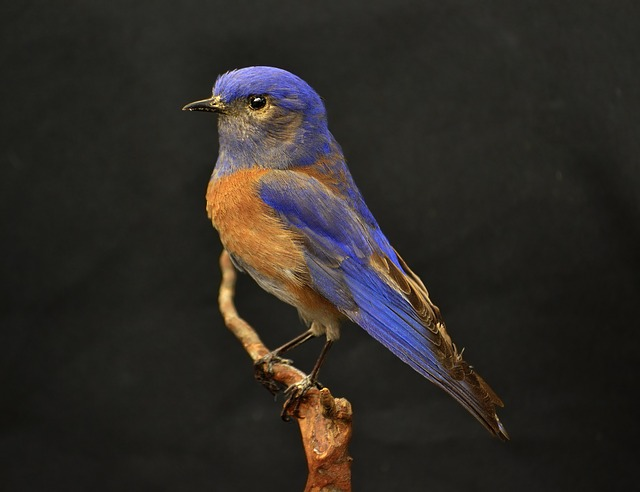
#> input picture assignment1/images/bird.jpg, 640 x 492 px
$ python ex2.py   (older library calls are emulated)
#> lines starting #> are read from the running program, lines starting #| are printed output that depends on the picture; after the words box and inside, x2 and y2 are one past the last pixel; in counts of white or black regions, pixels touching at a corner belong together
### UZ_utils.py
#! "d:/FRI/3_letnik/ai/uz/Scripts/python.exe"

"""
Before the first run, you need to have all necessary Python packages installed. For
that we highly recommend firstly creating Virtual Environment, to have your
development environment seperated from other projects (https://docs.python.org/3/tutorial/venv.html).

In system terminal then run: "pip install numpy opencv-python matplotlib Pillow"
"""

import numpy as np
import cv2
from matplotlib import pyplot as plt
from PIL import Image


# [27 lines left out: functions imread, imread_cv2, imread_gray, not called in this run]

def imread_gray_cv2(path):
#> called with path = './images/bird.jpg'
    I = cv2.imread(path, cv2.IMREAD_GRAYSCALE)
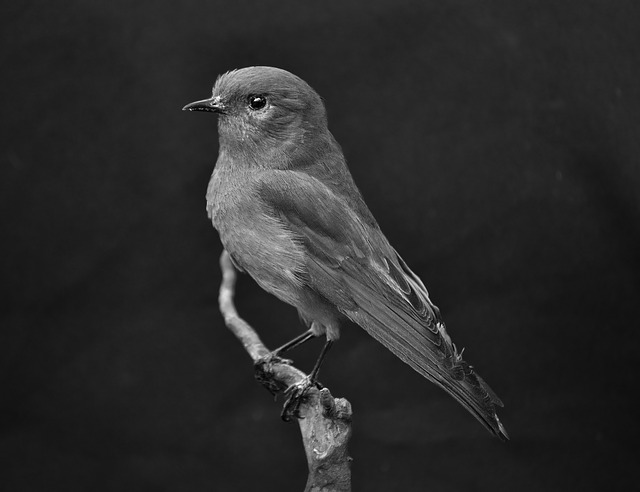
#> I: shape (492, 640); min 0, max 255, mean 42.8
    I = np.asarray(I)
    # I = I.astype(np.float64) / 255
    I = I.astype(np.float64)
    return I


def imshow(img:np.ndarray, plot=None, title=None, cbar=True, c_map=None) -> None:
    """
    Shows an image. Image can be of types:
    - type uint8, in range [0, 255]
    - type float, in range [0, 1]
    """

    if plot is not None:
        plt.subplot(plot[0], plot[1], plot[2])

    if len(img.shape) == 3:
        plt.imshow(img)  # if type of data is "float", then values have to be in [0, 1]
    else:
        plt.imshow(img, cmap="gray")
        #plt.set_cmap('gray')  # also "hot", "nipy_spectral"
        if cbar is None or cbar == True:
            plt.colorbar()

    if title is not None:
        plt.title(title)

    if c_map is not None:
        plt.set_cmap(c_map)

    # plt.show()


# [24 lines left out: functions signal_show, convolve, not called in this run]


# [25 lines that do not run on import are left out]

### assignment1/ex2.py
#! "D:/FRI/3_letnik/ai/uz/Scripts/python.exe"

from UZ_utils import *
import numpy as np
import cv2
from matplotlib import pyplot as plt

def convert2grayscale(I:np.ndarray) -> np.ndarray:
    h, w, c = I.shape
    red_c = I[:,:,0]
    green_c = I[:,:,1]
    blue_c = I[:,:,2]
    gray = (red_c + green_c + blue_c) / 3
    return gray.reshape((h, w))

def mask_1(I:np.ndarray, tresh:int) -> np.ndarray:
#> called with tresh = 80
    I_1 = np.copy(I)
    I_1[I_1 < tresh] = 0
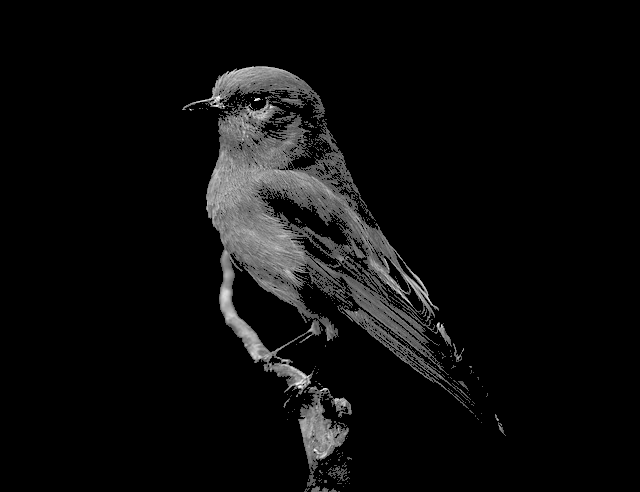
#> I_1: shape (492, 640) float64; min 0, max 255, mean 12.6
    I_1[I_1 >= tresh] = 1
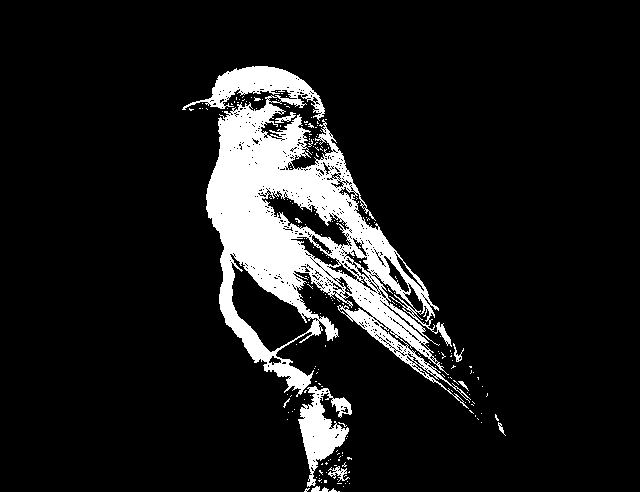
#> I_1: shape (492, 640) float64; values 0 (black) and 1 (white), 10.7% white; 207 white regions (199 under 20 px), largest, box (x1, y1, x2, y2) and area: (182, 66, 471, 409) 30263, (298, 386, 352, 487) 2351, (328, 466, 350, 482) 132
    return I_1

def mask_2(I:np.ndarray, tresh:int) -> np.ndarray:
#> called with tresh = 50
    mask = np.copy(I)
    mask = np.where(mask < tresh, 0, 1)
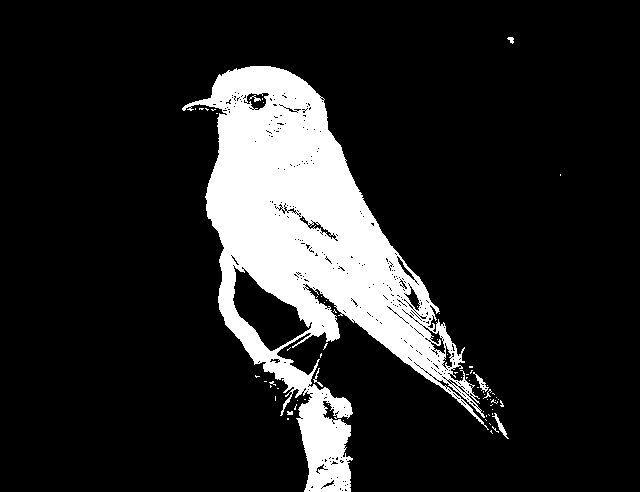
#> mask: shape (492, 640) int64; values 0 (black) and 1 (white), 14.6% white; 70 white regions (62 under 20 px), largest, box (x1, y1, x2, y2) and area: (182, 66, 489, 492) 45401, (492, 413, 509, 439) 94, (473, 372, 489, 392) 85
    return mask

# 2 b
def myhist(I:np.ndarray, bins:int) -> np.ndarray:
#> called with bins = 255
    I = I.astype(np.uint8)
    I = I.reshape(-1)
    H = np.zeros(bins)
    bin_count = np.bincount(I, minlength=bins)
#> bin_count = 256 values, max 18269 at index 31, min 0 at index 238, mean 1230
    interval = int(np.floor(255 / bins))
    for i in range(bins):
        H[i] += sum(bin_count[i * interval:i * interval + interval])
#> after the loop, H = 255 values, max 18269 at index 31, min 0 at index 238, mean 1234.8
    return H


# morphologic operations
def open(I:np.ndarray, se:np.ndarray) -> np.ndarray:
    return cv2.dilate(cv2.erode(I, se), se)

def close(I:np.ndarray, se:np.ndarray) -> np.ndarray:
    return cv2.erode(cv2.dilate(I, se), se)


if __name__ == "__main__":

    plt.clf()

    # 2
    # a
    # I = imread_cv2("./images/bird.jpg")
    # I = convert2grayscale(I)
    I = imread_gray_cv2("./images/bird.jpg")
    #I = imread_gray("./images/bird.jpg")
    imshow(I, (2, 3, 1), "bird.jpg")
    I_2 = mask_1(I, 80)
    imshow(I_2, (2, 3, 2), "mask 1")
    I_3 = mask_2(I, 50)
    imshow(I_3, (2, 3, 3), "mask 2")


    # b

    bins = 255
    H = myhist(I, bins)
    plt.subplot(2, 3, 4)
    plt.bar(range(bins), H / sum(H))
    plt.title("histogram for bird.jpg")

    bins = 20
    H_1 = myhist(I, bins)
#> H_1 = 20 values, max 147493 at index 2, min 20 at index 19, mean 15743
    plt.subplot(2, 3, 5)
    plt.bar(range(bins), H_1 / sum(H_1))
    plt.title("histogram for bird.jpg 20 with bins")

    # Q: The histograms are usually normalized by dividing the result by the sum of cells. Why is that?
    # A: To get the percentage of pixels that fall in a specific bin

    plt.show()
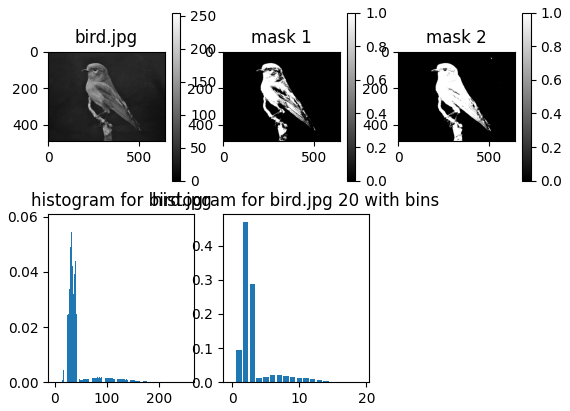
#> figure drawn by matplotlib, 8 panels; panel 7: tallest bar 0.058 high, from x = 30.6 to 31.4; panel 8: tallest bar 0.468 high, from x = 1.6 to 2.4


    # 3
    # a

    I = imread_gray_cv2("./images/mask.png")
#> I = nan
    I /= 255
    plt.clf()
    imshow(I, (3, 3, 1), "mask.png")
#> (the run stopped early here; a loop or call above may not have finished)

$ run again, with assignment1/images/umbrellas.jpg copied over assignment1/images/bird.jpg
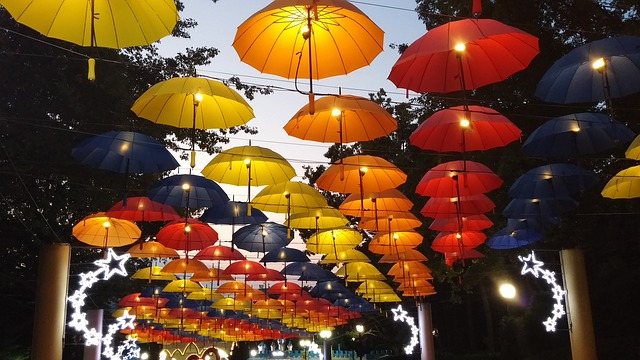
#> input picture assignment1/images/umbrellas.jpg, 640 x 360 px
#> in mask_1, `I_1[I_1 >= tresh] = 1`:
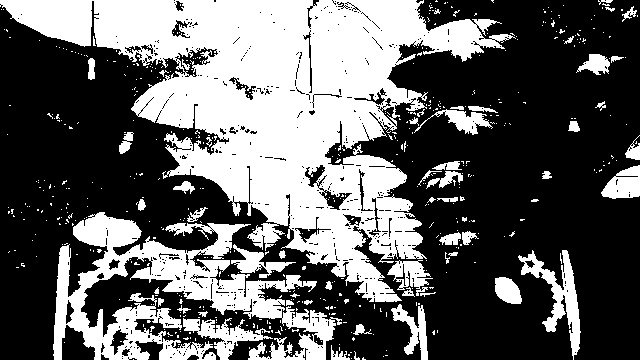
#> I_1: shape (360, 640) float64; values 0 (black) and 1 (white), 38.7% white; 534 white regions (479 under 20 px), largest, box (x1, y1, x2, y2) and area: (0, 0, 516, 302) 60138, (53, 212, 342, 360) 16358, (518, 250, 581, 360) 2030
#> in mask_2, `mask = np.where(mask < tresh, 0, 1)`:
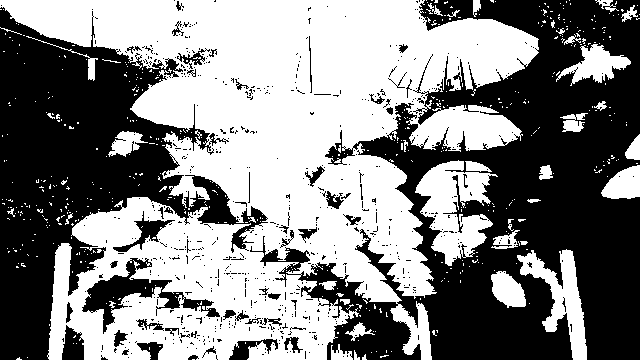
#> mask: shape (360, 640) int64; values 0 (black) and 1 (white), 51.8% white; 654 black regions (601 under 20 px), largest, box (x1, y1, x2, y2) and area: (250, 0, 640, 360) 64461, (0, 7, 268, 360) 37777, (82, 258, 220, 334) 2657
#> bin_count = 256 values, max 5936 at index 20, min 65 at index 1, mean 900
#> after the loop in myhist, `for i in range(bins):`: H = 255 values, max 5936 at index 20, min 65 at index 1, mean 896.8
#> H_1 = 20 values, max 59266 at index 1, min 3487 at index 16, mean 11193.5
#> `I = imread_gray_cv2("./images/mask.png")`: I = nan
